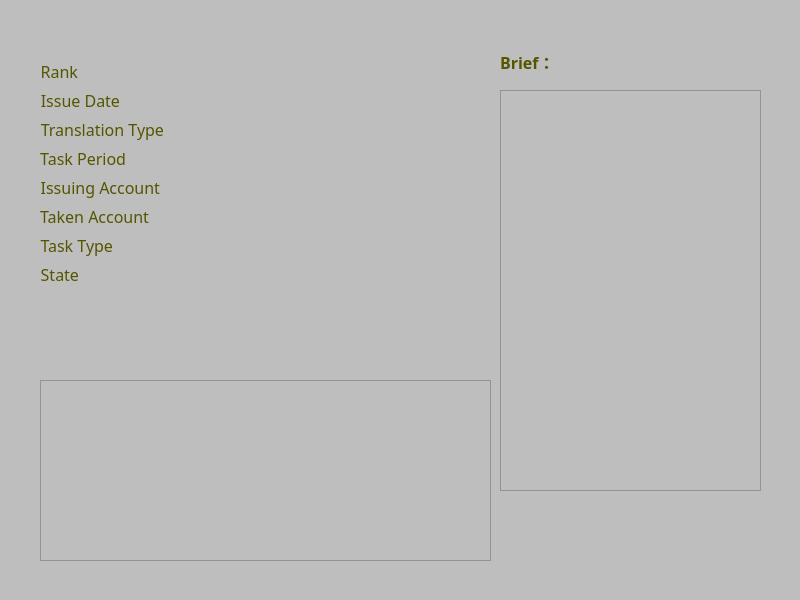
<?xml version="1.0" encoding="UTF-8"?>
<ui version="4.0">
 <class>DialogStaticTaskOper</class>
 <widget class="QDialog" name="DialogStaticTaskOper">
  <property name="geometry">
   <rect>
    <x>0</x>
    <y>0</y>
    <width>800</width>
    <height>600</height>
   </rect>
  </property>
  <property name="windowTitle">
   <string>Task</string>
  </property>
  <property name="styleSheet">
   <string notr="true">background-color: rgb(190, 190, 190);</string>
  </property>
  <widget class="QWidget" name="formLayoutWidget">
   <property name="geometry">
    <rect>
     <x>40</x>
     <y>60</y>
     <width>441</width>
     <height>251</height>
    </rect>
   </property>
   <layout class="QFormLayout" name="formLayout">
    <item row="0" column="0">
     <widget class="QLabel" name="label_1">
      <property name="font">
       <font>
        <family>Century Gothic</family>
        <pointsize>12</pointsize>
       </font>
      </property>
      <property name="styleSheet">
       <string notr="true">color: rgb(85, 85, 0);</string>
      </property>
      <property name="text">
       <string>Rank</string>
      </property>
      <property name="alignment">
       <set>Qt::AlignRight|Qt::AlignTrailing|Qt::AlignVCenter</set>
      </property>
     </widget>
    </item>
    <item row="0" column="1">
     <widget class="QLabel" name="labelRank">
      <property name="font">
       <font>
        <family>Century Gothic</family>
        <pointsize>12</pointsize>
       </font>
      </property>
      <property name="styleSheet">
       <string notr="true">color: rgb(0, 0, 255);</string>
      </property>
      <property name="text">
       <string/>
      </property>
     </widget>
    </item>
    <item row="1" column="0">
     <widget class="QLabel" name="label_4">
      <property name="font">
       <font>
        <family>Century Gothic</family>
        <pointsize>12</pointsize>
       </font>
      </property>
      <property name="styleSheet">
       <string notr="true">color: rgb(85, 85, 0);</string>
      </property>
      <property name="text">
       <string>Issue Date</string>
      </property>
      <property name="alignment">
       <set>Qt::AlignRight|Qt::AlignTrailing|Qt::AlignVCenter</set>
      </property>
     </widget>
    </item>
    <item row="2" column="0">
     <widget class="QLabel" name="label_2">
      <property name="font">
       <font>
        <family>Century Gothic</family>
        <pointsize>12</pointsize>
       </font>
      </property>
      <property name="styleSheet">
       <string notr="true">color: rgb(85, 85, 0);</string>
      </property>
      <property name="text">
       <string>Translation Type</string>
      </property>
      <property name="alignment">
       <set>Qt::AlignRight|Qt::AlignTrailing|Qt::AlignVCenter</set>
      </property>
     </widget>
    </item>
    <item row="2" column="1">
     <widget class="QLabel" name="labelTransType">
      <property name="font">
       <font>
        <family>Century Gothic</family>
        <pointsize>12</pointsize>
       </font>
      </property>
      <property name="styleSheet">
       <string notr="true">color: rgb(0, 0, 255);</string>
      </property>
      <property name="text">
       <string/>
      </property>
     </widget>
    </item>
    <item row="3" column="0">
     <widget class="QLabel" name="label_6">
      <property name="font">
       <font>
        <family>Century Gothic</family>
        <pointsize>12</pointsize>
       </font>
      </property>
      <property name="styleSheet">
       <string notr="true">color: rgb(85, 85, 0);</string>
      </property>
      <property name="text">
       <string>Task Period</string>
      </property>
      <property name="alignment">
       <set>Qt::AlignRight|Qt::AlignTrailing|Qt::AlignVCenter</set>
      </property>
     </widget>
    </item>
    <item row="3" column="1">
     <widget class="QLabel" name="labelConPeriod">
      <property name="font">
       <font>
        <family>Century Gothic</family>
        <pointsize>12</pointsize>
       </font>
      </property>
      <property name="styleSheet">
       <string notr="true">color: rgb(0, 0, 255);</string>
      </property>
      <property name="text">
       <string/>
      </property>
     </widget>
    </item>
    <item row="4" column="0">
     <widget class="QLabel" name="label_5">
      <property name="font">
       <font>
        <family>Century Gothic</family>
        <pointsize>12</pointsize>
       </font>
      </property>
      <property name="styleSheet">
       <string notr="true">color: rgb(85, 85, 0);</string>
      </property>
      <property name="text">
       <string>Issuing Account</string>
      </property>
      <property name="alignment">
       <set>Qt::AlignRight|Qt::AlignTrailing|Qt::AlignVCenter</set>
      </property>
     </widget>
    </item>
    <item row="4" column="1">
     <widget class="QLabel" name="labelIssAcc">
      <property name="font">
       <font>
        <family>Century Gothic</family>
        <pointsize>12</pointsize>
       </font>
      </property>
      <property name="styleSheet">
       <string notr="true">color: rgb(0, 0, 255);</string>
      </property>
      <property name="text">
       <string/>
      </property>
     </widget>
    </item>
    <item row="5" column="0">
     <widget class="QLabel" name="label_10">
      <property name="font">
       <font>
        <family>Century Gothic</family>
        <pointsize>12</pointsize>
       </font>
      </property>
      <property name="styleSheet">
       <string notr="true">color: rgb(85, 85, 0);</string>
      </property>
      <property name="text">
       <string>Taken Account</string>
      </property>
      <property name="alignment">
       <set>Qt::AlignRight|Qt::AlignTrailing|Qt::AlignVCenter</set>
      </property>
     </widget>
    </item>
    <item row="5" column="1">
     <widget class="QLabel" name="labelTakenAcc">
      <property name="font">
       <font>
        <family>Century Gothic</family>
        <pointsize>12</pointsize>
       </font>
      </property>
      <property name="styleSheet">
       <string notr="true">color: rgb(0, 0, 255);</string>
      </property>
      <property name="text">
       <string/>
      </property>
     </widget>
    </item>
    <item row="6" column="0">
     <widget class="QLabel" name="label_9">
      <property name="font">
       <font>
        <family>Century Gothic</family>
        <pointsize>12</pointsize>
       </font>
      </property>
      <property name="styleSheet">
       <string notr="true">color: rgb(85, 85, 0);</string>
      </property>
      <property name="text">
       <string>Task Type</string>
      </property>
      <property name="alignment">
       <set>Qt::AlignRight|Qt::AlignTrailing|Qt::AlignVCenter</set>
      </property>
     </widget>
    </item>
    <item row="6" column="1">
     <widget class="QLabel" name="labelTaskType">
      <property name="font">
       <font>
        <family>Century Gothic</family>
        <pointsize>12</pointsize>
       </font>
      </property>
      <property name="styleSheet">
       <string notr="true">color: rgb(0, 0, 255);</string>
      </property>
      <property name="text">
       <string/>
      </property>
     </widget>
    </item>
    <item row="7" column="0">
     <widget class="QLabel" name="label_3">
      <property name="font">
       <font>
        <family>Century Gothic</family>
        <pointsize>12</pointsize>
       </font>
      </property>
      <property name="styleSheet">
       <string notr="true">color: rgb(85, 85, 0);</string>
      </property>
      <property name="text">
       <string>State</string>
      </property>
      <property name="alignment">
       <set>Qt::AlignRight|Qt::AlignTrailing|Qt::AlignVCenter</set>
      </property>
     </widget>
    </item>
    <item row="7" column="1">
     <widget class="QLabel" name="labelState">
      <property name="font">
       <font>
        <family>Century Gothic</family>
        <pointsize>12</pointsize>
       </font>
      </property>
      <property name="styleSheet">
       <string notr="true">color: rgb(0, 0, 255);</string>
      </property>
      <property name="text">
       <string/>
      </property>
     </widget>
    </item>
    <item row="1" column="1">
     <widget class="QLabel" name="labelIssTime">
      <property name="font">
       <font>
        <family>Century Gothic</family>
        <pointsize>12</pointsize>
       </font>
      </property>
      <property name="styleSheet">
       <string notr="true">color: rgb(0, 0, 255);</string>
      </property>
      <property name="text">
       <string/>
      </property>
     </widget>
    </item>
   </layout>
  </widget>
  <widget class="QTextBrowser" name="textBrowserBrief">
   <property name="geometry">
    <rect>
     <x>500</x>
     <y>90</y>
     <width>261</width>
     <height>401</height>
    </rect>
   </property>
   <property name="font">
    <font>
     <family>华文细黑</family>
     <pointsize>12</pointsize>
    </font>
   </property>
   <property name="styleSheet">
    <string notr="true">border-image:transparent;</string>
   </property>
   <property name="html">
    <string>&lt;!DOCTYPE HTML PUBLIC &quot;-//W3C//DTD HTML 4.0//EN&quot; &quot;http://www.w3.org/TR/REC-html40/strict.dtd&quot;&gt;
&lt;html&gt;&lt;head&gt;&lt;meta name=&quot;qrichtext&quot; content=&quot;1&quot; /&gt;&lt;style type=&quot;text/css&quot;&gt;
p, li { white-space: pre-wrap; }
&lt;/style&gt;&lt;/head&gt;&lt;body style=&quot; font-family:'华文细黑'; font-size:12pt; font-weight:400; font-style:normal;&quot;&gt;
&lt;p style=&quot;-qt-paragraph-type:empty; margin-top:0px; margin-bottom:0px; margin-left:0px; margin-right:0px; -qt-block-indent:0; text-indent:0px;&quot;&gt;&lt;br /&gt;&lt;/p&gt;&lt;/body&gt;&lt;/html&gt;</string>
   </property>
  </widget>
  <widget class="QLabel" name="label_8">
   <property name="geometry">
    <rect>
     <x>500</x>
     <y>50</y>
     <width>61</width>
     <height>24</height>
    </rect>
   </property>
   <property name="font">
    <font>
     <family>Century Gothic</family>
     <pointsize>12</pointsize>
     <weight>75</weight>
     <bold>true</bold>
    </font>
   </property>
   <property name="styleSheet">
    <string notr="true">color: rgb(85, 85, 0);
border-image:transparent;</string>
   </property>
   <property name="text">
    <string>Brief：</string>
   </property>
  </widget>
  <widget class="QFrame" name="frame_2">
   <property name="geometry">
    <rect>
     <x>40</x>
     <y>380</y>
     <width>451</width>
     <height>181</height>
    </rect>
   </property>
   <property name="styleSheet">
    <string notr="true">border-image: url(:/CrowdSourcing/Resources/pictures/zelda_logo3.png);</string>
   </property>
   <property name="frameShape">
    <enum>QFrame::StyledPanel</enum>
   </property>
   <property name="frameShadow">
    <enum>QFrame::Raised</enum>
   </property>
  </widget>
 </widget>
 <resources>
  <include location="CrowdSourcing.qrc"/>
 </resources>
 <connections/>
</ui>
